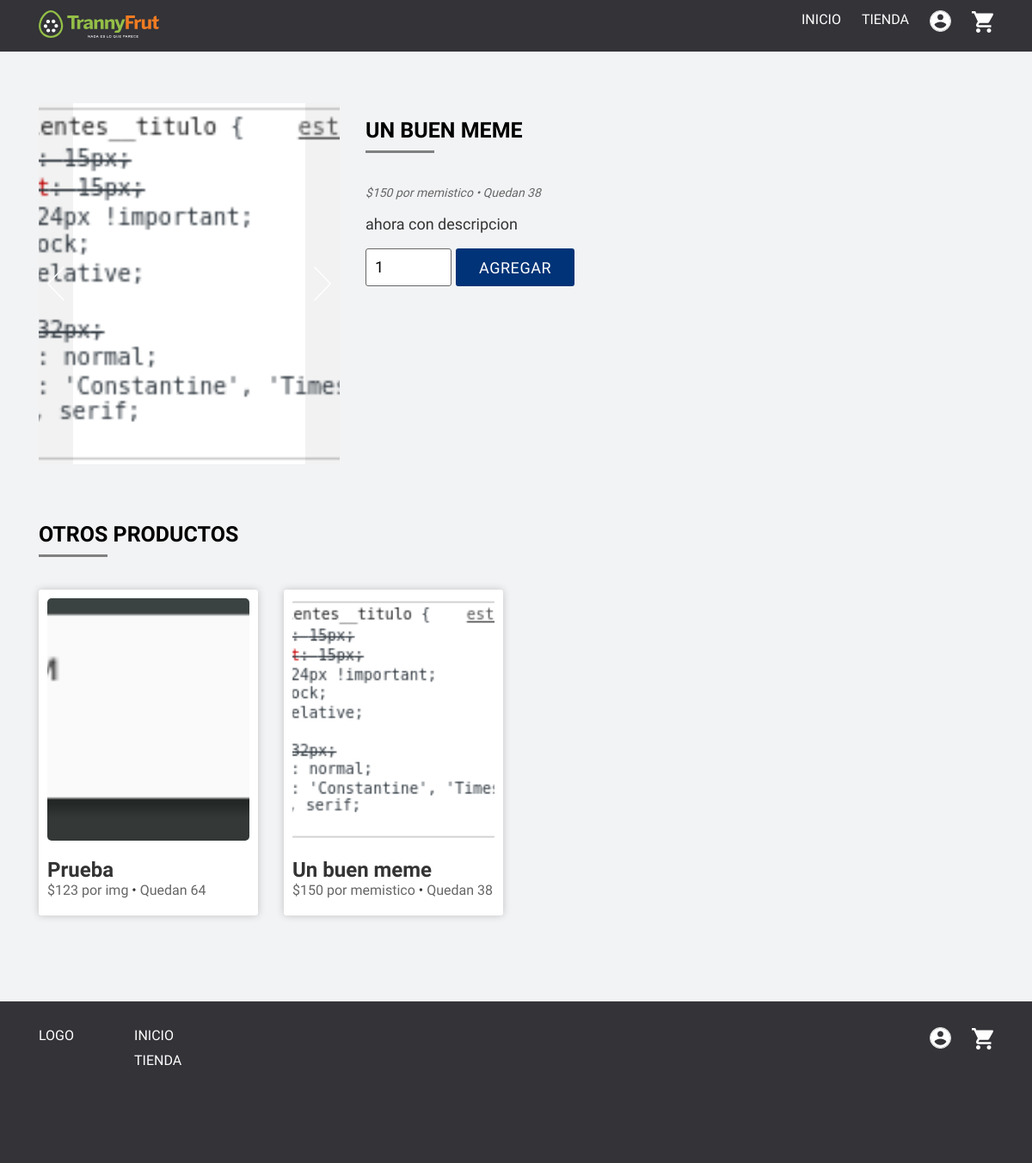
Page /app/producto.php?id=31 on the committed database.
### tables this page shows
CREATE TABLE `producto` (
  `id` int(11) NOT NULL,
  `imagen` text,
  `nombre` text,
  `descripcion` text,
  `precio` int(11) DEFAULT NULL,
  `unidad` text,
  `existencia` text,
  `fecha_creacion` timestamp NOT NULL DEFAULT CURRENT_TIMESTAMP,
  `imagenes` json DEFAULT NULL
);

### app/funciones-generales.php (called while the page is built, shortened)
<?php
  function get_mas_productos(){
    $bd = mysqli_connect("db","root","root", "main");
    $sql = "SELECT * FROM producto ORDER BY RAND() LIMIT 4";
    $result = $bd->query($sql);
    return $result;
  }
  function get_single( $tipo, $id ){
    $bd = mysqli_connect("db","root","root", "main");
    $sql = "SELECT * FROM $tipo WHERE id = '$id'";
    $result = $bd->query($sql);
    if ($result->num_rows > 0) :
      while($row = $result->fetch_assoc()) :
        $res = $row;
      endwhile;
    else :
      $res = false;
    endif;
    return $res;
  }
?>

### app/producto.php (the view, shortened to what this page needs)
<?php
  include('estructura/cabecera.php');
  $id = $_GET['id'];
  $data = get_single('producto', $id);
  $nombre = $data['nombre'];
  $unidad = $data['unidad'];
  $descripcion = $data['descripcion'];
  $precio = $data['precio'];
  $existencia = $data['existencia'];
  ?>
<main class="single-product-page">
  <div class="container">
    <div class="row">
      <div class="col-12 col-md-6 col-lg-4 galeria-producto">
        <?php
          include("galeria.php");
        ?>
      </div>
      <div class="col-12 col-md-6 col-lg-8">
        <h1><?php echo $nombre ?></h1>
        <p class="detalles">
          <span class="precio"><?php echo "$$precio por $unidad" ?></span> •
          <span class="existencia">Quedan <?php echo $existencia ?></span>
        </p>
        <p class="descripcion"><?php echo $descripcion; ?></p>
        <form action="producto.php?id=<?php echo $id ?>" method="post">
          <div class="agregar-al-carrito">
            <div class="contenido">
              <input class="cantidad" name="cantidad" type="number" value="1" min="1" max="<?php echo $existencia ?>">
              <button class="boton boton-important"> Agregar </button>
            </div>
          </div>
        </form>
      </div>
    </div>
    <div class="row productos-relacionados">
      <div class="col-12">
        <h1> Otros productos </h1>
      </div>
      <?php
          $result = get_mas_productos();
          if ($result->num_rows > 0) :
            while($producto = $result->fetch_assoc()) :
              $precio = $producto['precio'];
              $unidad = $producto['unidad'];
        ?>
          <div class="col-12 col-sm-6 col-lg-3">
            <article class="tarjeta tarjeta-producto">
              <a class="link-producto"
                  href="/producto.php?id=<?php echo $producto['id'] ?>">
                  <div class="imagen"
                  style="background-image:url(../<?php echo $producto['imagen'] ?>)"></div>
                <h2>
                  <?php echo $producto['nombre']; ?>
                </h2>
                <span class="precio"><?php echo "$$precio por $unidad" ?></span> • <span class="existencia">Quedan <?php echo $producto['existencia'] ?></span>
              </a>
            </article>
          </div>
        <?php
            endwhile;
          endif;
        ?>
    </div>
  </div>
</main>
<?php
  include('estructura/pie.php');
?>

### rows in the picture
producto: nombre "UN BUEN MEME", precio "150", unidad "memistico", existencia "38", descripcion "ahora con descripcion", imagen (picture), nombre "Un buen meme"
producto: imagen (picture), nombre "Prueba", precio "123", unidad "img", existencia "64"
